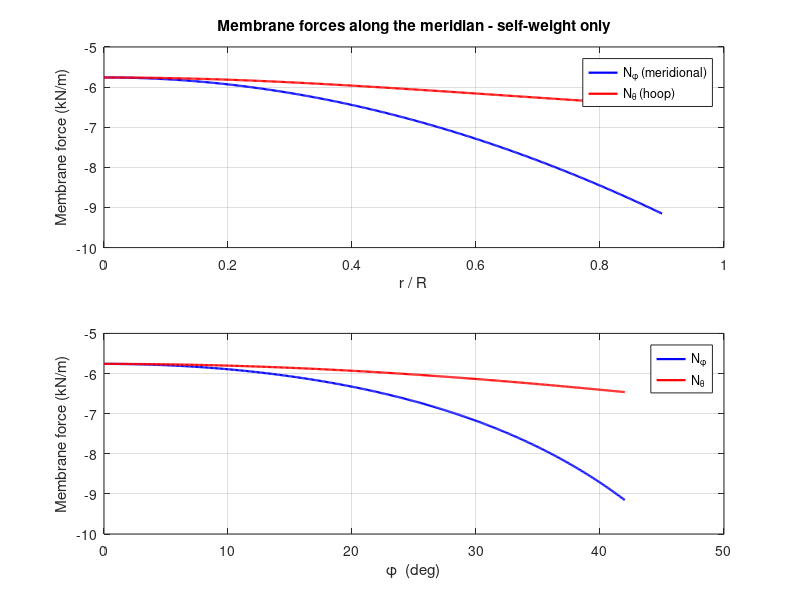

Recreate this plot in MATLAB. (Note: this script raises an error after producing the figure.)
%% ========================================================================
%  PROJECT 2  -  MEMBRANE ANALYSIS OF AN AXISYMMETRIC SHELL OF REVOLUTION
%  Shell generated by rotating the parabola  z = a*r^2  about its axis
%  (a paraboloidal dome), under SELF-WEIGHT (dead load) only.
%
%  Method:  Classical membrane theory for shells of revolution
%           (equilibrium equations, e.g. Timoshenko & Woinowsky-Krieger,
%           "Theory of Plates and Shells", Ch. 15), specialized
%           analytically for the meridian  f(r) = a*r^2.
%
%  Governing equations used (phi = angle between the normal to the shell
%  and the axis of revolution; r = horizontal distance from the axis;
%  R1 = meridional radius of curvature; R2 = second principal radius,
%  with r = R2*sin(phi)):
%
%     Vertical equilibrium of the cap above radius r:
%         N_phi   = - W(r) / (2*pi*r*sin(phi))
%         W(r)    = total self-weight of the shell above the parallel at r
%
%     Equilibrium normal to the shell surface:
%         N_phi/R1 + N_theta/R2 = -Z ,      Z = q0*cos(phi)
%         N_theta = -R2*q0*cos(phi) - N_phi*(R2/R1)
%
%  Output: N_phi, N_theta and the corresponding membrane stresses
%  sigma_phi = N_phi/t , sigma_theta = N_theta/t, evaluated along the
%  meridian (away from the support edge, where membrane theory is valid
%  and bending "edge effects" are not present), for later comparison
%  with a finite-element model (SAP2000 / ANSYS / ABAQUS / etc.).
% ========================================================================

clear; clc; close all;

%% ------------------------------------------------------------------
%  1) INPUT DATA / ASSUMPTIONS
%     (Not given in the problem statement -> chosen by the student, as
%      explicitly permitted by the assignment. Edit these freely.)
%  ------------------------------------------------------------------
R      = 6.0;       % base (support) radius of the dome                [m]
H      = 3.0;       % rise (height) of the dome above the apex          [m]
t      = 0.08;      % shell thickness, assumed constant                 [m]
gamma  = 24;        % unit weight of shell material (reinf. concrete)   [kN/m^3]

r_edge_ratio = 0.90; % membrane theory is not valid right at the support
                      % edge (bending "edge disturbance" zone), so results
                      % are only reported up to r = r_edge_ratio * R
r_eval_ratio = 0.60;  % r/R chosen as the "away from the edge" location
                      % where results will be compared with the FE model

n_pts  = 500;         % number of discretization points along the meridian

%% ------------------------------------------------------------------
%  2) DERIVED GEOMETRIC / LOAD CONSTANTS
%  ------------------------------------------------------------------
a  = H / R^2;        % parabola coefficient:  z = a*r^2               [1/m]
q0 = gamma * t;       % self-weight per unit AREA of the mid-surface   [kN/m^2]

fprintf('Parabola coefficient   a  = %.5f  (1/m)\n', a);
fprintf('Self-weight per area   q0 = %.4f kN/m^2\n\n', q0);

%% ------------------------------------------------------------------
%  3) MERIDIAN DISCRETIZATION
%  ------------------------------------------------------------------
r_min = 1e-4 * R;                       % avoid the 0/0 singularity at the apex
r     = linspace(r_min, r_edge_ratio*R, n_pts).';

%% ------------------------------------------------------------------
%  4) SHELL GEOMETRY ALONG THE MERIDIAN
%     f(r)  = a*r^2
%     f'(r) = 2*a*r = tan(phi)
%  ------------------------------------------------------------------
fp   = 2*a*r;                            % f'(r)
phi  = atan(fp);                         % [rad]
sphi = fp ./ sqrt(1 + fp.^2);             % sin(phi)
cphi = 1  ./ sqrt(1 + fp.^2);             % cos(phi)

R1 = (1 + fp.^2).^1.5 / (2*a);            % meridional radius of curvature
R2 = r ./ sphi;                           % second principal radius

%% ------------------------------------------------------------------
%  5) WEIGHT OF THE SHELL ABOVE THE PARALLEL CIRCLE AT "r"
%     W(r) = 2*pi*q0 * INT_0^r  r'*sqrt(1+f'(r')^2) dr'
%     Closed form, derived analytically for f = a*r^2:
%  ------------------------------------------------------------------
W = (pi*q0/(6*a^2)) .* ( (1 + 4*a^2*r.^2).^1.5 - 1 );

%% ------------------------------------------------------------------
%  6) MEMBRANE FORCES
%  ------------------------------------------------------------------
N_phi   = - W ./ (2*pi*r.*sphi);
N_theta = - R2.*q0.*cphi - N_phi.*(R2./R1);

% analytic apex limit (r -> 0), used only as a reference / sanity check
N_phi0   = -q0/(4*a);
N_theta0 = N_phi0;                        % N_phi = N_theta at the apex
fprintf('Apex values (r=0):   N_phi = N_theta = %.4f kN/m\n\n', N_phi0);

%% ------------------------------------------------------------------
%  7) MEMBRANE STRESSES
%  ------------------------------------------------------------------
sigma_phi   = N_phi   / t;     % [kN/m^2 = kPa]
sigma_theta = N_theta / t;     % [kN/m^2 = kPa]

%% ------------------------------------------------------------------
%  8) PLOTS
%  ------------------------------------------------------------------
figure('Color','w');
subplot(2,1,1)
plot(r/R, N_phi, 'b-', 'LineWidth', 1.6); hold on
plot(r/R, N_theta, 'r-', 'LineWidth', 1.6);
xlabel('r / R'); ylabel('Membrane force (kN/m)');
legend('N_\phi (meridional)','N_\theta (hoop)','Location','best');
title('Membrane forces along the meridian - self-weight only'); grid on

subplot(2,1,2)
plot(rad2deg(phi), N_phi, 'b-', 'LineWidth', 1.6); hold on
plot(rad2deg(phi), N_theta, 'r-', 'LineWidth', 1.6);
xlabel('\phi  (deg)'); ylabel('Membrane force (kN/m)');
legend('N_\phi','N_\theta','Location','best'); grid on

%% ------------------------------------------------------------------
%  9) SUMMARY TABLE (for the report / comparison with FE results)
%  ------------------------------------------------------------------
ratios_report = (0:0.1:r_edge_ratio).';
r_report      = ratios_report * R;

phi_r  = atan(2*a*r_report);
sphi_r = sin(phi_r);
cphi_r = cos(phi_r);
R1_r   = (1 + (2*a*r_report).^2).^1.5 / (2*a);
R2_r   = r_report ./ max(sphi_r, eps);
W_r    = (pi*q0/(6*a^2)) .* ((1 + 4*a^2*r_report.^2).^1.5 - 1);

Nphi_r      = -W_r ./ (2*pi*max(r_report,eps).*max(sphi_r,eps));
Nphi_r(1)   = N_phi0;                      % use analytic apex value
Ntheta_r    = -R2_r.*q0.*cphi_r - Nphi_r.*(R2_r./R1_r);
Ntheta_r(1) = N_theta0;

sigphi_r   = Nphi_r   / t;
sigtheta_r = Ntheta_r / t;

T = table(ratios_report, r_report, rad2deg(phi_r), Nphi_r, Ntheta_r, ...
          sigphi_r, sigtheta_r, ...
    'VariableNames', {'r_over_R','r_m','phi_deg','N_phi_kNm','N_theta_kNm', ...
                       'sigma_phi_kPa','sigma_theta_kPa'});

disp('Membrane theory results along the meridian:');
disp(T)

writetable(T, 'membrane_theory_results.csv');

%% ------------------------------------------------------------------
%  10) POINT SELECTED FOR COMPARISON WITH THE FE MODEL (away from edge)
%  ------------------------------------------------------------------
r_eval    = r_eval_ratio * R;
phi_eval  = atan(2*a*r_eval);
sphi_eval = sin(phi_eval);
cphi_eval = cos(phi_eval);
R1_eval   = (1 + (2*a*r_eval)^2)^1.5 / (2*a);
R2_eval   = r_eval / sphi_eval;
W_eval    = (pi*q0/(6*a^2)) * ((1 + 4*a^2*r_eval^2)^1.5 - 1);

Nphi_eval     = -W_eval / (2*pi*r_eval*sphi_eval);
Ntheta_eval   = -R2_eval*q0*cphi_eval - Nphi_eval*(R2_eval/R1_eval);
sigphi_eval   = Nphi_eval   / t;
sigtheta_eval = Ntheta_eval / t;

fprintf('\n--- Comparison point (away from support edge, r/R = %.2f) ---\n', r_eval_ratio);
fprintf('r = %.3f m ,  phi = %.2f deg\n', r_eval, rad2deg(phi_eval));
fprintf('N_phi   (membrane theory) = %8.3f kN/m  ->  sigma_phi   = %8.2f kPa\n', Nphi_eval, sigphi_eval);
fprintf('N_theta (membrane theory) = %8.3f kN/m  ->  sigma_theta = %8.2f kPa\n', Ntheta_eval, sigtheta_eval);

% --- paste your FE (finite element) results here to compare ------------
N_phi_FE   = [];   % <-- fill in from SAP2000 / ANSYS / ABAQUS
N_theta_FE = [];
if ~isempty(N_phi_FE) && ~isempty(N_theta_FE)
    fprintf('\n--- FE comparison ---\n');
    fprintf('N_phi:   FE = %.3f kN/m , difference = %.2f %%\n', ...
        N_phi_FE, 100*(N_phi_FE - Nphi_eval)/Nphi_eval);
    fprintf('N_theta: FE = %.3f kN/m , difference = %.2f %%\n', ...
        N_theta_FE, 100*(N_theta_FE - Ntheta_eval)/Ntheta_eval);
end
